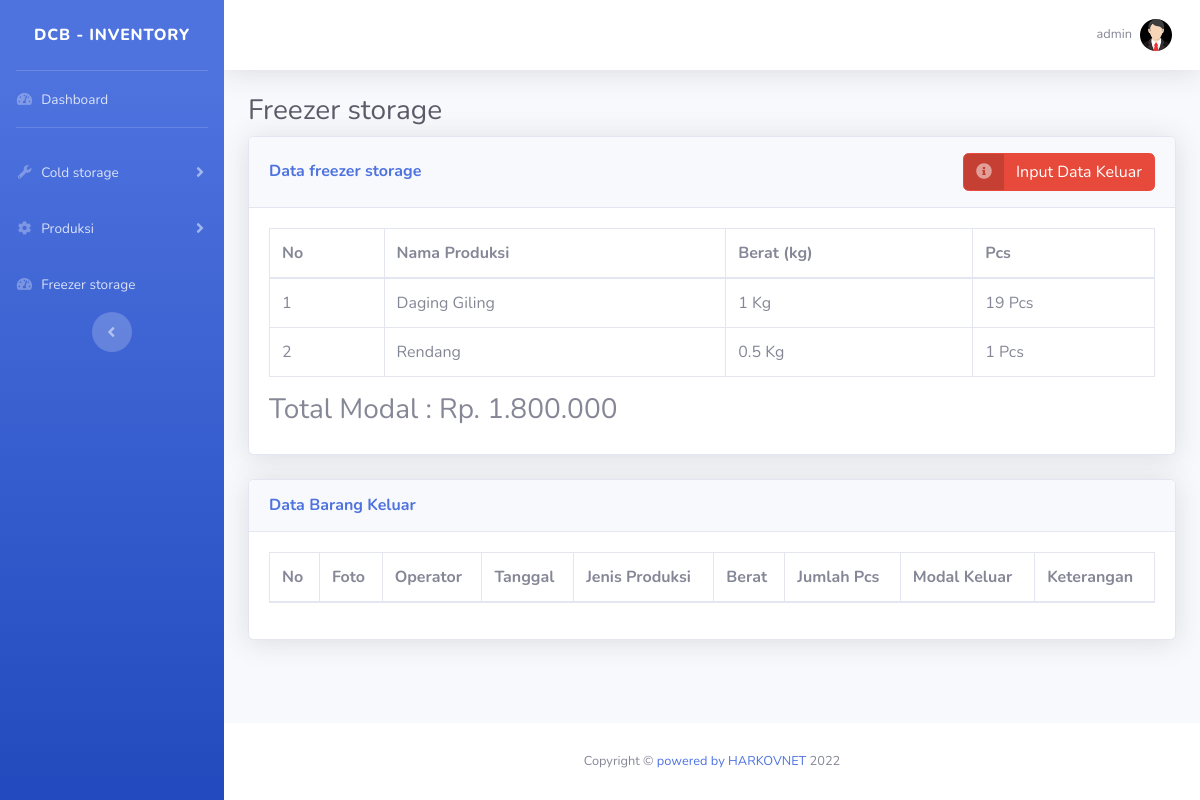
/Inventory/freezer/freezer_storage.php (signed in), run on an earlier commit of the app's database.
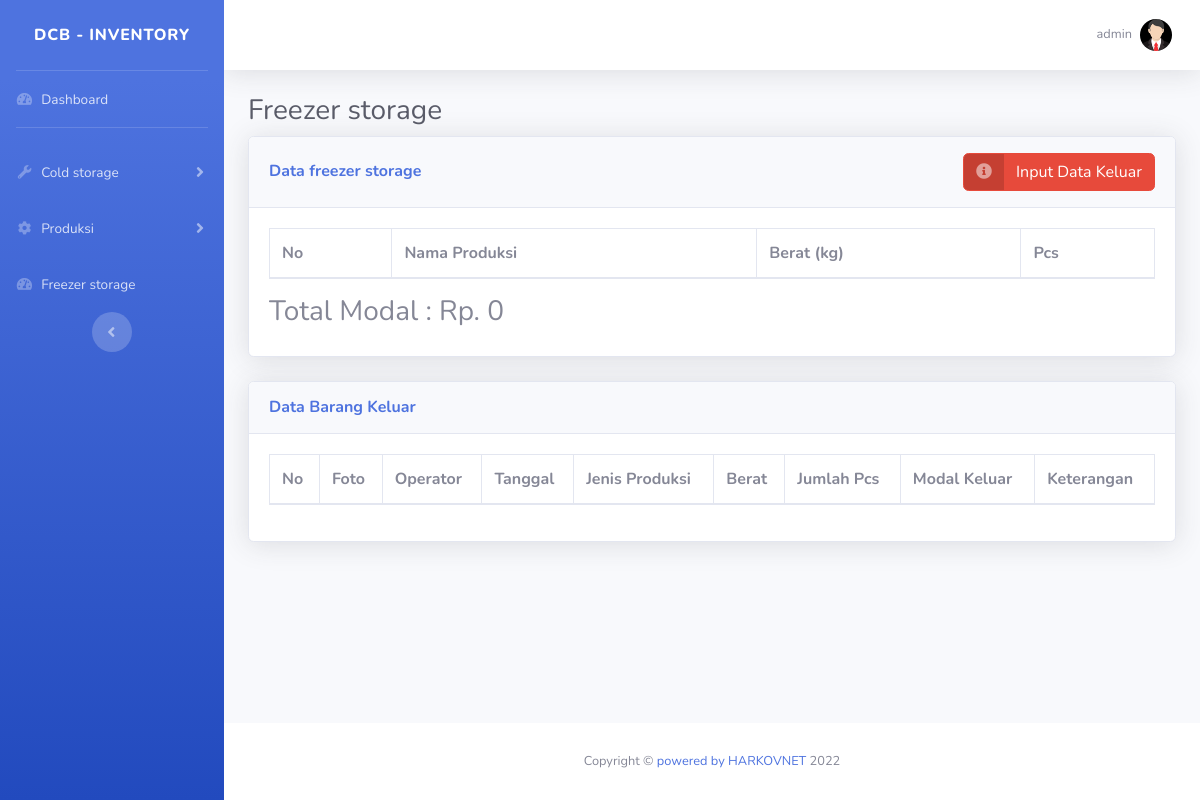
And on a later commit of the database.
### tables this page shows
CREATE TABLE `freezerstorage` (
  `id` int(11) NOT NULL,
  `jenisproduksi` varchar(100) NOT NULL,
  `qty` varchar(100) NOT NULL,
  `berat` varchar(100) NOT NULL
);

### Inventory/freezer/freezer_storage.php (the view, shortened to what this page needs)
<!DOCTYPE html>
<html lang="en">
<?php
include '../../database.php';
?>
<head>
    <link rel="stylesheet" href="https://cdnjs.cloudflare.com/ajax/libs/font-awesome/5.15.1/css/all.min.css" />
    <link href="../../assets/css/sb-admin-2.min.css" rel="stylesheet">
    <link href="../../assets/vendor/datatables/dataTables.bootstrap4.min.css" rel="stylesheet">
</head>
<body id="page-top">
    <div id="wrapper">
        <ul class="navbar-nav bg-gradient-primary sidebar sidebar-dark accordion" id="accordionSidebar">
            <a class="sidebar-brand d-flex align-items-center justify-content-center" href="index.html">
                <div class="sidebar-brand-text mx-3">DCB - Inventory</div>
            </a>
            <hr class="sidebar-divider my-0">
            <li class="nav-item">
                <a class="nav-link" href="../index.php">
                    <i class="fas fa-fw fa-tachometer-alt"></i>
                    <span>Dashboard</span></a>
            </li>
            <hr class="sidebar-divider">
            <li class="nav-item">
                <a class="nav-link collapsed" href="#" data-toggle="collapse" data-target="#collapseUtilities" aria-expanded="true" aria-controls="collapseUtilities">
                    <i class="fas fa-fw fa-wrench"></i>
                    <span>Cold storage</span>
                </a>
            </li>
            <li class="nav-item">
                <a class="nav-link collapsed" href="#" data-toggle="collapse" data-target="#collapseTwo" aria-expanded="true" aria-controls="collapseTwo">
                    <i class="fas fa-fw fa-cog"></i>
                    <span>Produksi</span>
                </a>
            </li>
            <li class="nav-item">
                <a class="nav-link" href="freezer_storage.php">
                    <i class="fas fa-fw fa-tachometer-alt"></i>
                    <span>Freezer storage</span></a>
            </li>
            <div class="text-center d-none d-md-inline">
                <button class="rounded-circle border-0" id="sidebarToggle"></button>
            </div>
        </ul>
        <div id="content-wrapper" class="d-flex flex-column">
            <div id="content">
                <nav class="navbar navbar-expand navbar-light bg-white topbar mb-4 static-top shadow">
                    <ul class="navbar-nav ml-auto">
                        <li class="nav-item dropdown no-arrow">
                            <a class="nav-link dropdown-toggle" href="#" id="userDropdown" role="button" data-toggle="dropdown" aria-haspopup="true" aria-expanded="false">
                                <span class="mr-2 d-none d-lg-inline text-gray-600 small"><?php echo $_SESSION['username']; ?></span>
                                <img class="img-profile rounded-circle" src="../../assets/img/static/avatar1.png">
                            </a>
                        </li>
                    </ul>
                </nav>
                <div class="container-fluid">
                    <h1 class="h3 mb-2 text-gray-800">Freezer storage</h1>
                    <div class="card shadow mb-4">
                        <div class="card-header py-3 d-flex justify-content-between align-items-center">
                            <h6 class="m-0 font-weight-bold text-primary">Data freezer storage</h6>
                            <a href="#" class="btn btn-danger btn-icon-split" data-toggle="modal" data-target="#exampleModal" data-whatever="@mdo">
                                <span class="icon text-white-50">
                                    <i class="fas fa-info-circle"></i>
                                </span>
                                <span class="text">Input Data Keluar</span>
                            </a>
                        </div>
                        <div class="card-body">
                            <div class="table-responsive">
                                <table class="table table-bordered" id="dataTable" width="100%" cellspacing="0">
                                    <thead>
                                        <tr>
                                            <th>No</th>
                                            <th>Nama Produksi</th>
                                            <th>Berat (kg)</th>
                                            <th>Pcs</th>
                                        </tr>
                                    </thead>
                                    <tbody>
                                        <?php
                                        $query = "SELECT * FROM freezerstorage";
                                        $result = mysqli_query($db, $query);
                                        $no = 1;
                                        while ($row = mysqli_fetch_array($result)) {
                                            $nama_produksi = $row['jenisproduksi'];
                                            $berat = $row['berat'];
                                            $pcs = $row['qty'];
                                            $array_nama_produksi = explode(",", $nama_produksi);
                                            $array_berat = explode(",", $berat);
                                            $array_pcs = explode(",", $pcs);
                                            for ($i = 0; $i < count($array_nama_produksi); $i++) {
                                                echo "<tr>";
                                                echo "<td>" . $no . "</td>";
                                                echo "<td>" . $array_nama_produksi[$i] . "</td>";
                                                echo "<td>" . $array_berat[$i] . " Kg</td>";
                                                echo "<td>" . $array_pcs[$i] . " Pcs</td>";
                                                echo "</tr>";
                                                $no++;
                                            }
                                        }
                                        ?>
                                    </tbody>
                                </table>
                                <h3>
                                    <?php
                                    $query = "SELECT SUM(totalassetfreezer) AS total FROM tempcoldstorage";
                                    $result = mysqli_query($db, $query);
                                    $row = mysqli_fetch_array($result);
                                    $total = $row['total'];
                                    $query = "SELECT SUM(modal) AS modal FROM freezerkeluar";
                                    $result = mysqli_query($db, $query);
                                    $row = mysqli_fetch_array($result);
                                    $modalkeluar = $row['modal'];
                                    $totalmodal = $total - $modalkeluar;
                                    echo "Total Modal : Rp. " . number_format($totalmodal, 0, ',', '.');
                                    ?>
                                </h3>
                            </div>
                        </div>
                    </div>
                </div>
                <div class="container-fluid">
                    <div class="card shadow mb-4">
                        <div class="card-header py-3 d-flex justify-content-between align-items-center">
                            <h6 class="m-0 font-weight-bold text-primary">Data Barang Keluar</h6>
                        </div>
                        <div class="card-body">
                            <div class="table-responsive">
                                <table class="table table-bordered" id="dataTable" width="100%" cellspacing="0">
                                    <thead>
                                        <tr>
                                            <th>No</th>
                                            <th>Foto</th>
                                            <th>Operator</th>
                                            <th>Tanggal</th>
                                            <th>Jenis Produksi</th>
                                            <th>Berat</th>
                                            <th>Jumlah Pcs</th>
                                            <th>Modal Keluar</th>
                                            <th>Keterangan</th>
                                        </tr>
                                    </thead>
                                </table>
                            </div>
                        </div>
                    </div>
                </div>
            </div>
            <footer class="sticky-footer bg-white">
                <div class="container my-auto">
                    <div class="copyright text-center my-auto">
                        <span>Copyright &copy; <a href="http://harkovnet.manhost.my.id">powered by HARKOVNET</a></span>
                    </div>
                </div>
            </footer>
        </div>
    </div>
</body>
</html>

What changed in the data, as far as the page shows it:
removed freezerstorage: jenisproduksi "Daging Giling", berat "1", qty "19"
removed freezerstorage: jenisproduksi "Rendang", berat "0.5", qty "1"
Also different on the page:
$totalmodal: "1.800.000" → "0"
